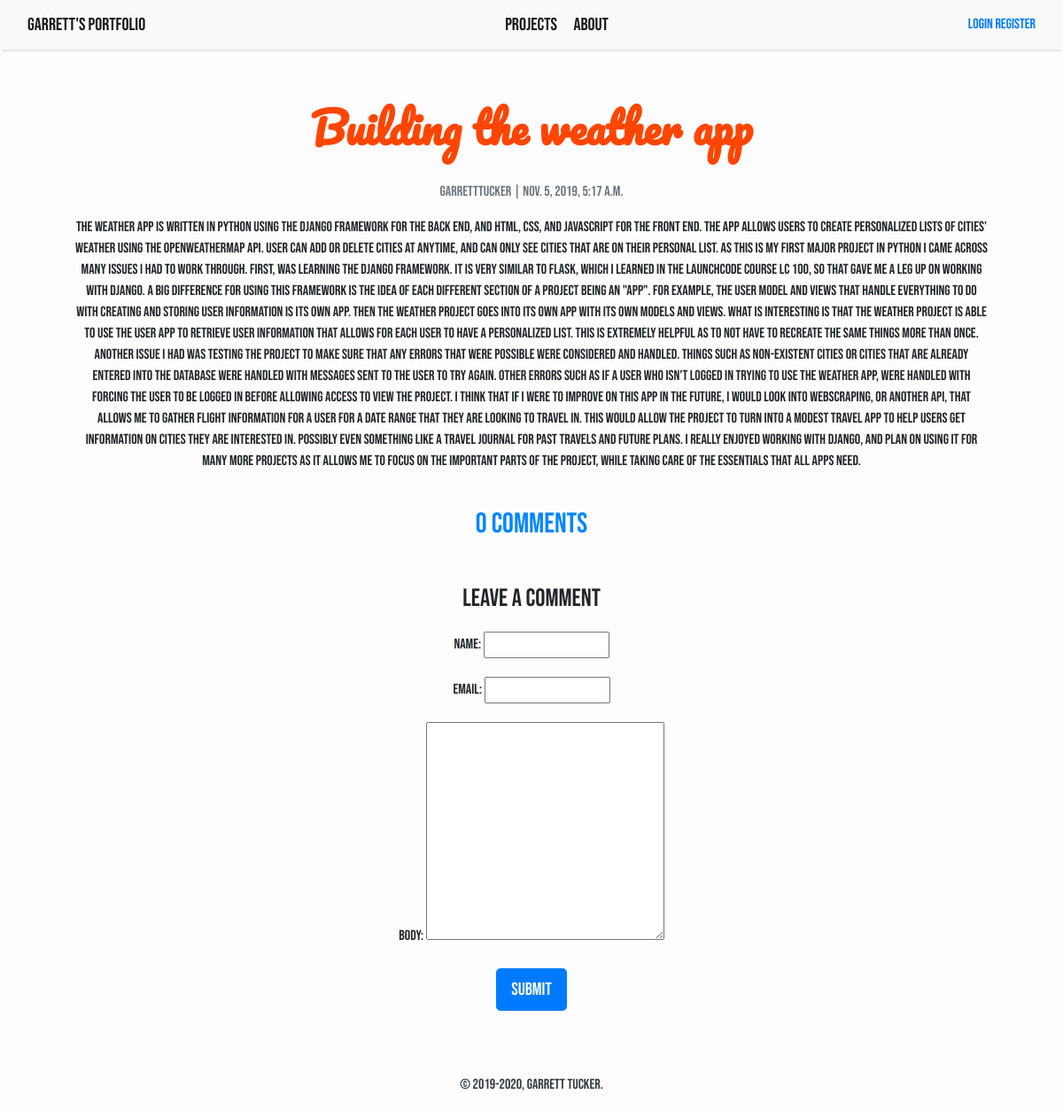
Before: /blog/blog/weather-app/ with the older database file.
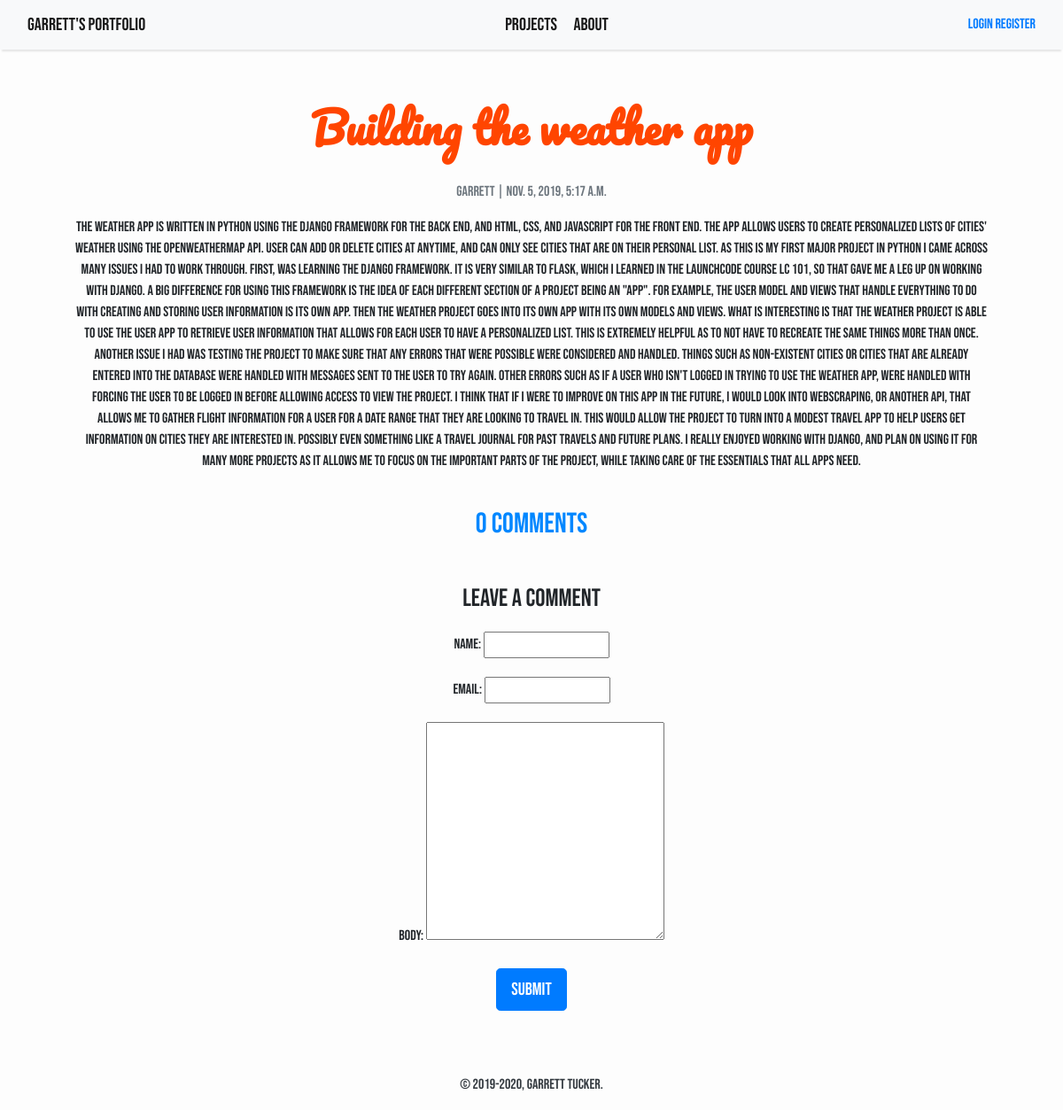
After: the same page with the newer database file.
### blog/models.py (models this page shows, shortened)
class Post(models.Model):
    title = models.CharField(max_length=200, unique=True)
    slug = models.SlugField(max_length=200, unique=True)
    author = models.ForeignKey(User, on_delete= models.CASCADE,related_name='blog_posts')
    updated_on = models.DateTimeField(auto_now= True)
    content = models.TextField()
    created_on = models.DateTimeField(auto_now_add=True)
    status = models.IntegerField(choices=STATUS, default=0)
    class Meta:
        ordering = ['-created_on']

### blog/views.py (the view)
# urls.py: path('blog/<slug:slug>/', views.post_detail, name='post_detail'),
def post_detail(request, slug):
    template_name = 'post_detail.html'
    post = get_object_or_404(Post, slug=slug)
    comments = post.comments.filter(active=True)
    new_comment = None
    if request.method == 'POST':
        comment_form = CommentForm(data=request.POST)
        if comment_form.is_valid():
            new_comment = comment_form.save(commit=False)
            new_comment.post = post
            new_comment.save()
    else:
        comment_form = CommentForm()
    return render(request, template_name, {'post': post,
                                           'comments': comments,
                                           'new_comment': new_comment,
                                           'comment_form': comment_form})

### blog/forms.py
class CommentForm(forms.ModelForm):
    class Meta:
        model = Comment
        fields = ('name', 'email', 'body')

### blog/templates/post_detail.html (shortened to what this page needs)
{% extends 'portfolio/base.html' %} {% block content %}
{% load crispy_forms_tags %}
<div class="container" id="blog-container">
  <div class="row">
    <div class="col-md-12 top">
      <div class="card-body">
        <h1>{% block title %} {{ post.title }} {% endblock title %}</h1>
        <br>
        <p class=" text-muted">{{ post.author }} | {{ post.created_on }}</p>
        <p class="card-text ">{{ post.content | safe }}</p>
      </div>
    </div>
    <div class="col-md-12">
      <div class="card-body">
        <h2>{{ comments.count }} comments</h2>
      </div>
    </div>
    <div class="col-md-12">
      <div class="card-body">
        {% if new_comment %}
        <div class="alert alert-success" role="alert">
          Your comment is awaiting moderation
        </div>
        {% else %}
        <h3>Leave a comment</h3>
        <form method="post" style="margin-top: 1.3em;">
          {{ comment_form.as_p }}
          <button type="submit" class="btn btn-primary  btn-lg">Submit</button>
        </form>
        {% endif %}
      </div>
    </div>
  </div>
</div>
{% endblock content %}

### portfolio/templates/portfolio/base.html (shortened to what this page needs)
{% load static %}
<html>
    <head>
        <link rel="stylesheet" href="https://maxcdn.bootstrapcdn.com/bootstrap/4.0.0/css/bootstrap.min.css"
 />
    </head>
    <body>
        <nav class="navbar-fixed-top">
        <nav
         class="navbar navbar-expand-lg navbar-light bg-light shadow" id="mainNav">
            <div class="container-fluid">
                <a class="navbar-brand" href="{% url 'portfolio:home' %}">Garrett's Portfolio</a>
                <div id="projects-about-contact">
                    <a class="navbar-brand" href="{% url 'portfolio:home' %}#projects">Projects</a>
                    <a class="navbar-brand" href="{% url 'portfolio:home' %}#about-contact">About</a>
                </div>
                <div>
                    {% if user.is_authenticated %}
                        <a href="{% url 'logout' %}">Logout ({{user.get_username}})</a>
                    {% else %}
                        <a href="{% url 'login' %}">Login</a>
                        <a href="{% url 'register' %}">Register</a>
                    {% endif %}
                </div>
            </div>
        </nav>
        </nav>
        {% block content %}{% endblock content %}
        <footer class="py-3 bg-grey">
            <p class="m-0 text-dark text-center ">&copy; 2019<script>new Date().getFullYear()>2010&&document.write("-"+new Date().getFullYear());</script>, Garrett Tucker.</p>
        </footer>
    </body>
</html>

### portfolio/templates/portfolio/base.html (style rules this page uses)
.navbar-fixed-top { position: fixed; right: 0; left: 0; z-index: 999; }
.row { padding: 20px; }
div { text-align: center; }
body { font-family: 'Bebas Neue', cursive; font-size: 16px; background-color: #fdfdfd; }
.shadow { box-shadow: 0 4px 2px -2px rgba(0, 0, 0, 0.1); }
h1 { color: orangered; font-family: 'Pacifico', cursive; font-weight: bold; font-size: 48px; }
h2, h4 { color: #0087ff; }
#blog-container { padding-top: 75px; }

Changed rows visible on the page:
changed Post "Building the weather app": author "garretttucker" → "garrett"; content "…the Launchcode course LC 100, so that gave me…" → "…the Launchcode course LC 101, so that gave me…"
